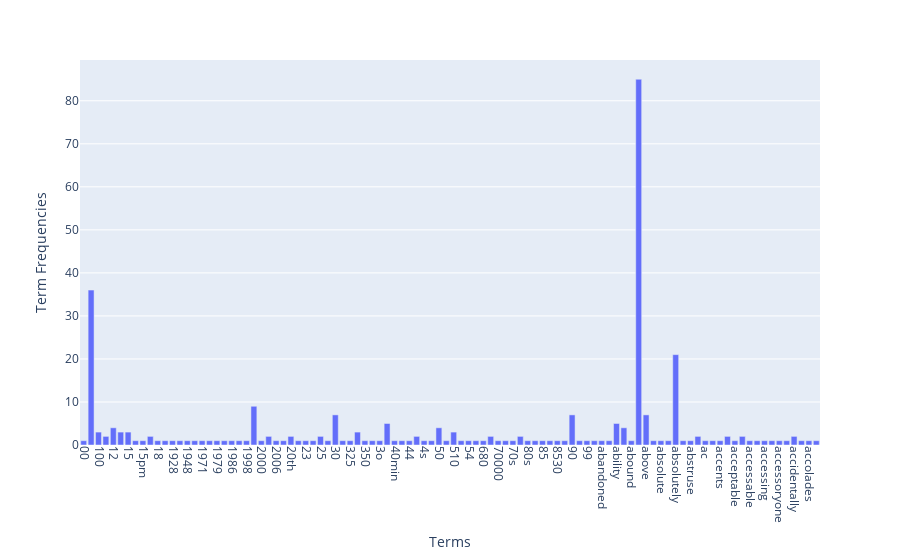

This figure's notebook cell:
### Code cell
# Answer here
import plotly.express as px
import pandas as pd

display_size = int(input("The size of data to display"))
data = {'Terms': count_vect.get_feature_names_out()[:display_size], 'Term Frequencies': term_frequencies[:display_size]}
df = pd.DataFrame(data)

fig = px.bar(df, x='Terms', y='Term Frequencies', labels={'Term Frequencies': 'Term Frequencies'})
fig.update_xaxes(tickangle=90)  # Rotate x-axis labels for better visibility

fig.show()

### Figure 1 — Plotly figure (JSON) as saved in the notebook; plotly's stock layout.template omitted (floating-point values rounded to 4 significant figures)
{"data": [{"alignmentgroup": "True", "hovertemplate": "Terms=%{x}<br>Term Frequencies=%{y}<extra></extra>", "legendgroup": "", "marker": {"color": "#636efa", "pattern": {"shape": ""}}, "name": "", "offsetgroup": "", "orientation": "v", "showlegend": false, "textposition": "auto", "type": "bar", "x": ["00", "10", "100", "11", "12", "13", "15", "15g", "15pm", "17", "18", "18th", "1928", "1947", "1948", "1949", "1971", "1973", "1979", "1980", "1986", "1995", "1998", "20", "2000", "2005", "2006", "2007", "20th", "2160", "23", "24", "25", "2mp", "30", "30s", "325", "35", "350", "375", "3o", "40", "40min", "42", "44", "45", "4s", "4ths", "50", "5020", "510", "5320", "54", "5lb", "680", "70", "70000", "700w", "70s", "80", "80s", "8125", "85", "8525", "8530", "8pm", "90", "95", "99", "aailiyah", "abandoned", "abhor", "ability", "able", "abound", "about", "above", "abroad", "absolute", "absolutel", "absolutely", "absolutley", "abstruse", "abysmal", "ac", "academy", "accents", "accept", "acceptable", "access", "accessable", "accessible", "accessing", "accessory", "accessoryone", "accident", "accidentally", "acclaimed", "accolades", "accommodations"], "xaxis": "x", "y": [1, 36, 3, 2, 4, 3, 3, 1, 1, 2, 1, 1, 1, 1, 1, 1, 1, 1, 1, 1, 1, 1, 1, 9, 1, 2, 1, 1, 2, 1, 1, 1, 2, 1, 7, 1, 1, 3, 1, 1, 1, 5, 1, 1, 1, 2, 1, 1, 4, 1, 3, 1, 1, 1, 1, 2, 1, 1, 1, 2, 1, 1, 1, 1, 1, 1, 7, 1, 1, 1, 1, 1, 5, 4, 1, 85, 7, 1, 1, 1, 21, 1, 1, 2, 1, 1, 1, 2, 1, 2, 1, 1, 1, 1, 1, 1, 2, 1, 1, 1], "yaxis": "y"}], "layout": {"barmode": "relative", "legend": {"tracegroupgap": 0}, "margin": {"t": 60}, "xaxis": {"anchor": "y", "domain": [0, 1], "tickangle": 90, "title": {"text": "Terms"}}, "yaxis": {"anchor": "x", "domain": [0, 1], "title": {"text": "Term Frequencies"}}}}
